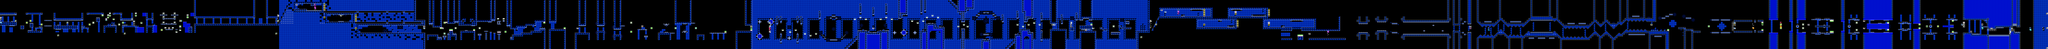

The image is a tile-based game level rendered from a .tmx file. Its description and source (layers, tilesets, objects; grid data summarised) follow:
An orthogonal 1108x27 tile map with 16x16 px tiles, 2 tile layers (SP, ...), 2 tilesets.

<map version="1.10" tiledversion="1.11.2" orientation="orthogonal" renderorder="right-down" width="1108" height="27" tilewidth="16" tileheight="16" infinite="0" nextlayerid="5" nextobjectid="1">
 <editorsettings>
  <chunksize width="16" height="27" />
  <export format="csv" />
 </editorsettings>
 <tileset firstgid="1" name="famidash" tilewidth="16" tileheight="16" tilecount="256" columns="16">
  <image source="../../../GRAPHICS/famidash.bmp" width="256" height="256" />
 </tileset>
 <tileset firstgid="257" name="sprites" tilewidth="16" tileheight="16" tilecount="256" columns="16">
  <image source="../../../GRAPHICS/sprites.png" width="256" height="256" />
 </tileset>
 <layer id="1" width="1108" height="27">
  <data>[29916 cells, 21438 non-empty, 125 distinct tile ids]</data>
 </layer>
 <layer id="2" name="SP" width="1108" height="27">
  <data>[29916 cells, 247 non-empty, 72 distinct tile ids]</data>
 </layer>
</map>
